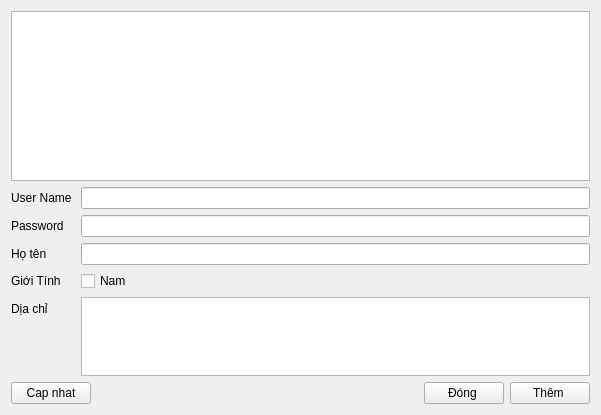
<?xml version="1.0" encoding="UTF-8"?>
<ui version="4.0">
 <class>FormTaiKhoan</class>
 <widget class="QWidget" name="FormTaiKhoan">
  <property name="geometry">
   <rect>
    <x>0</x>
    <y>0</y>
    <width>601</width>
    <height>415</height>
   </rect>
  </property>
  <property name="windowTitle">
   <string>Tài Khoản </string>
  </property>
  <layout class="QVBoxLayout" name="verticalLayout">
   <item>
    <widget class="QTableView" name="tableViewTaiKhoan"/>
   </item>
   <item>
    <layout class="QFormLayout" name="formLayout">
     <item row="0" column="0">
      <widget class="QLabel" name="label">
       <property name="text">
        <string>User Name </string>
       </property>
      </widget>
     </item>
     <item row="0" column="1">
      <widget class="QLineEdit" name="lineEditUseName"/>
     </item>
     <item row="1" column="0">
      <widget class="QLabel" name="label_2">
       <property name="text">
        <string>Password </string>
       </property>
      </widget>
     </item>
     <item row="1" column="1">
      <widget class="QLineEdit" name="lineEditPass">
       <property name="echoMode">
        <enum>QLineEdit::Password</enum>
       </property>
      </widget>
     </item>
     <item row="2" column="0">
      <widget class="QLabel" name="label_5">
       <property name="text">
        <string>Họ tên</string>
       </property>
      </widget>
     </item>
     <item row="2" column="1">
      <widget class="QLineEdit" name="lineEditHoTen"/>
     </item>
     <item row="3" column="0">
      <widget class="QLabel" name="label_3">
       <property name="text">
        <string>Giới Tính </string>
       </property>
      </widget>
     </item>
     <item row="3" column="1">
      <widget class="QCheckBox" name="checkBoxGioiTinh">
       <property name="text">
        <string>Nam</string>
       </property>
      </widget>
     </item>
     <item row="4" column="0">
      <widget class="QLabel" name="label_4">
       <property name="text">
        <string>Dịa chỉ </string>
       </property>
      </widget>
     </item>
     <item row="4" column="1">
      <widget class="QPlainTextEdit" name="plainTextEditDiaChi">
       <property name="sizePolicy">
        <sizepolicy hsizetype="Expanding" vsizetype="Preferred">
         <horstretch>0</horstretch>
         <verstretch>0</verstretch>
        </sizepolicy>
       </property>
       <property name="maximumSize">
        <size>
         <width>16777215</width>
         <height>100</height>
        </size>
       </property>
      </widget>
     </item>
    </layout>
   </item>
   <item>
    <layout class="QGridLayout" name="gridLayout">
     <item row="0" column="3">
      <widget class="QPushButton" name="pushButtonThemTaiKHoan">
       <property name="text">
        <string>Thêm </string>
       </property>
      </widget>
     </item>
     <item row="0" column="2">
      <widget class="QPushButton" name="pushButtonDong">
       <property name="text">
        <string>Đóng </string>
       </property>
      </widget>
     </item>
     <item row="0" column="1">
      <spacer name="horizontalSpacer">
       <property name="orientation">
        <enum>Qt::Horizontal</enum>
       </property>
       <property name="sizeHint" stdset="0">
        <size>
         <width>40</width>
         <height>20</height>
        </size>
       </property>
      </spacer>
     </item>
     <item row="0" column="0">
      <widget class="QPushButton" name="capNhat">
       <property name="text">
        <string>Cap nhat</string>
       </property>
      </widget>
     </item>
    </layout>
   </item>
  </layout>
 </widget>
 <resources/>
 <connections>
  <connection>
   <sender>pushButtonDong</sender>
   <signal>clicked()</signal>
   <receiver>FormTaiKhoan</receiver>
   <slot>close()</slot>
   <hints>
    <hint type="sourcelabel">
     <x>532</x>
     <y>432</y>
    </hint>
    <hint type="destinationlabel">
     <x>4</x>
     <y>361</y>
    </hint>
   </hints>
  </connection>
 </connections>
</ui>
